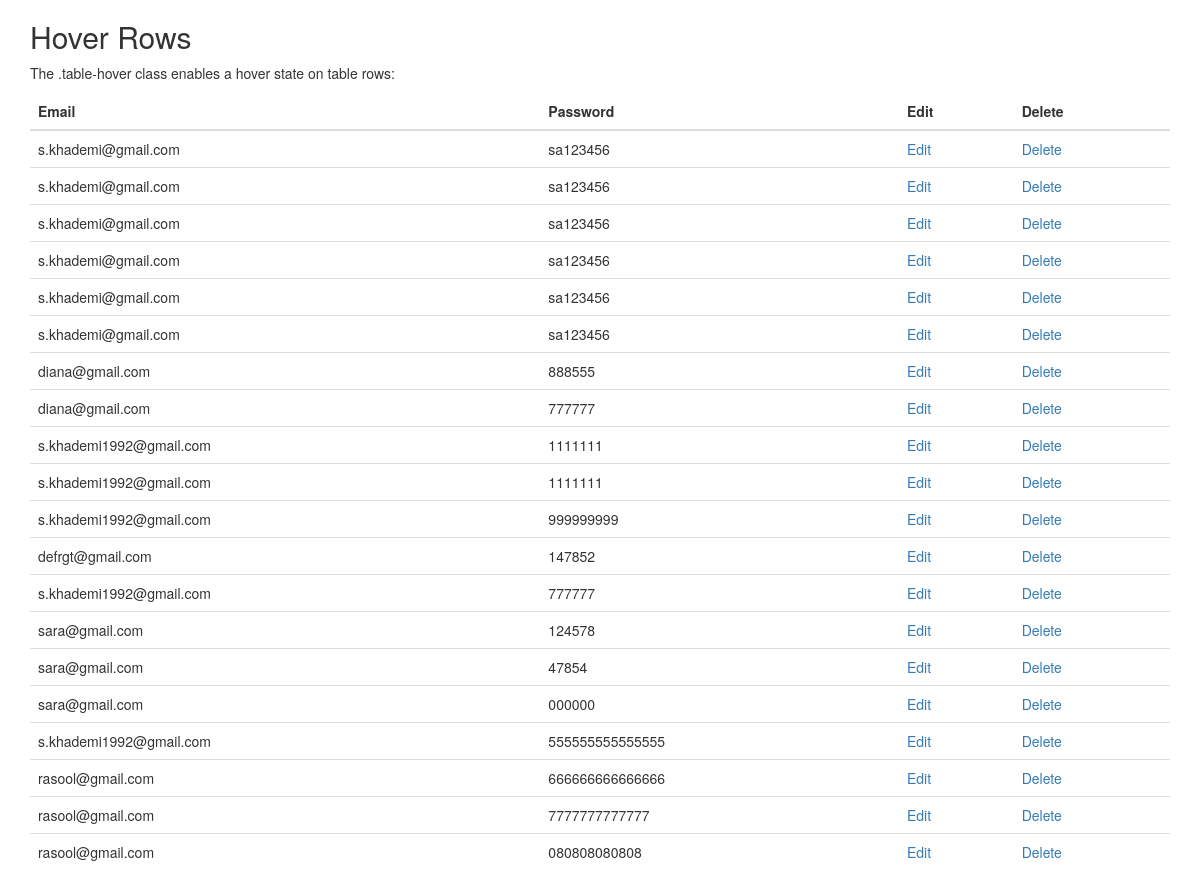
The page /home/datatabel/ on the database as committed earlier.
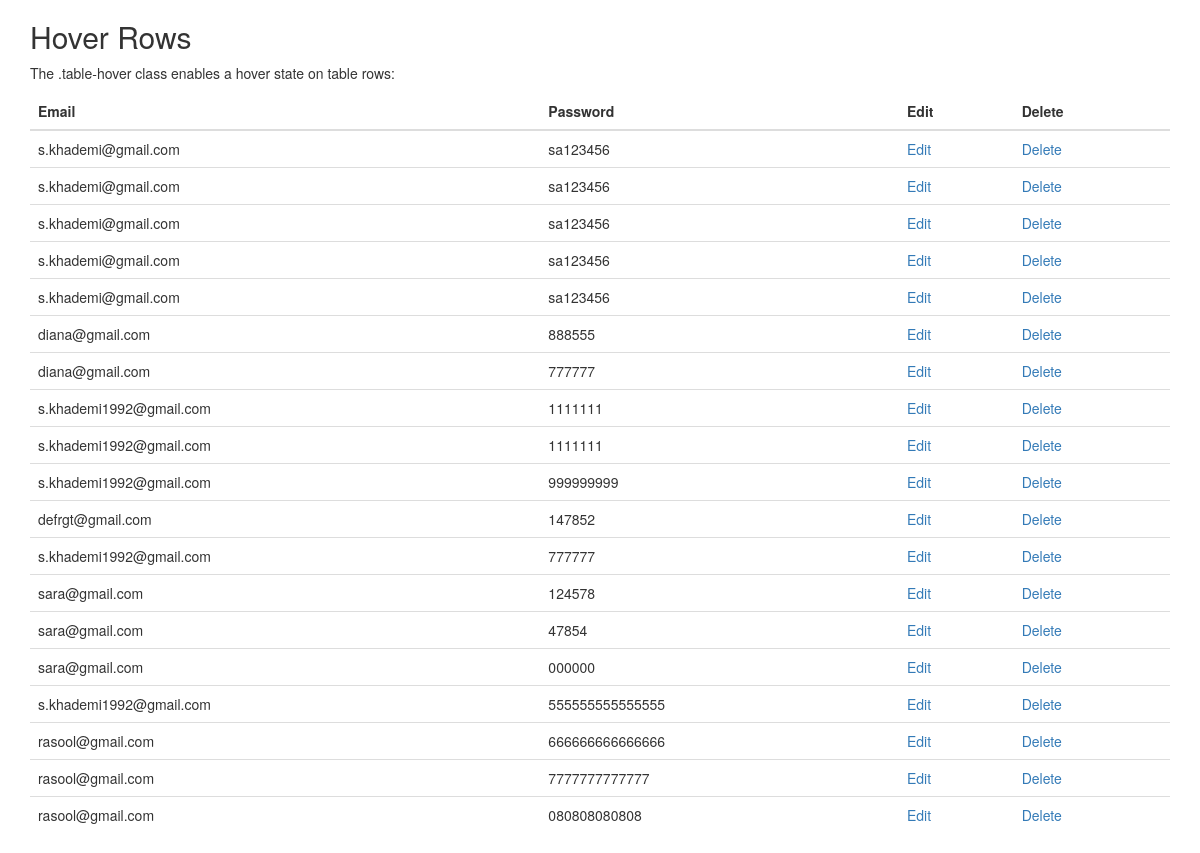
The same page on the database as committed later.
### home/models.py (models this page shows)
class User(models.Model):
    Email = models.CharField(max_length=50)
    Password = models.CharField(max_length=15)
    ip = models.CharField(null=True, max_length=20)

### home/views.py (the view)
# urls.py: path('datatabel/', views.datatabel, name='دیتاهای ثبت شده'),
def datatabel(request):
    alldata = models.User.objects.all()
    return render(request=request, template_name='datatabel.html', context={"alldata": alldata})

### home/templates/datatabel.html (shortened to what this page needs)
<!DOCTYPE html>
<html lang="en">
<head>
  <link rel="stylesheet" href="https://maxcdn.bootstrapcdn.com/bootstrap/3.4.1/css/bootstrap.min.css">
</head>
<body>
<div class="container">
  <h2>Hover Rows</h2>
  <p>The .table-hover class enables a hover state on table rows:</p>
  <table class="table table-hover">
    <thead>
      <tr>
        <th>Email</th>
        <th>Password</th>
        <th>Edit</th>
        <th>Delete</th>
      </tr>
    </thead>
    <tbody>
    {% for item in alldata %}
      <tr>
        <td>{{item.Email}}</td>
        <td>{{item.Password}}</td>
        <td><a href="/home/editData/{{ item.id }}">Edit</a></td>
        <td><a href="/home/deleteData/{{ item.id }}">Delete</a></td>
      </tr>
    {% endfor %}
    </tbody>
  </table>
</div>
</body>
</html>

Rows that differ between the two databases and show on the page:
removed User: Email "s.khademi@gmail.com", Password "sa123456"
